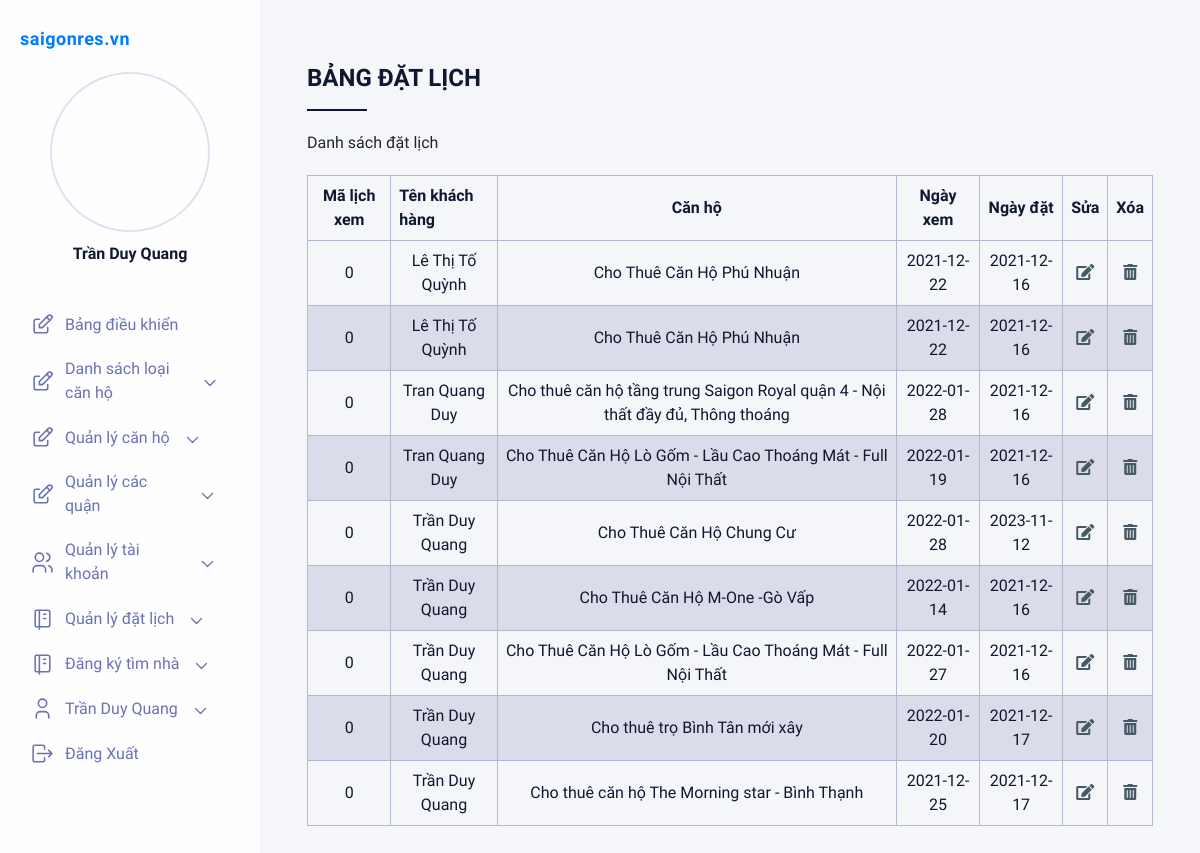
The app's page /admin/?ctrl=dat_lich&act=index (signed in) with its own data.
### tables this page shows
CREATE TABLE `dat_lich` (
  `id` int(11) NOT NULL,
  `ma_dat` int(12) NOT NULL COMMENT 'mã đặt lịch xem',
  `ma_can` int(12) NOT NULL COMMENT 'mã căn hộ',
  `ma_tk` int(12) NOT NULL COMMENT 'mã tài khoản',
  `trang_thai` tinyint(1) DEFAULT NULL,
  `ten_nguoi_dat` varchar(50) DEFAULT NULL,
  `trang_thai_lich` tinyint(4) DEFAULT NULL,
  `ghi_chu` varchar(255) DEFAULT NULL,
  `sodt` varchar(50) DEFAULT NULL,
  `gio_xem` time DEFAULT NULL,
  `ngay_dat` date DEFAULT NULL COMMENT 'ngày đặt',
  `ngay_xem` date DEFAULT NULL COMMENT 'ngày xem'
);

CREATE TABLE `khach_hang` (
  `ma_tk` int(12) NOT NULL COMMENT 'mã tài khoản',
  `ho_ten` varchar(50) NOT NULL COMMENT 'họ tên khách hàng',
  `hinh` varchar(150) DEFAULT NULL,
  `ten_tk` varchar(50) NOT NULL COMMENT 'tên tài khoản',
  `mat_khau` varchar(50) NOT NULL COMMENT 'mật khẩu',
  `sdt` varchar(50) DEFAULT NULL COMMENT 'số điện thoại',
  `kich_hoat` tinyint(1) NOT NULL DEFAULT 0 COMMENT 'kích hoạt',
  `email` varchar(50) NOT NULL COMMENT 'email',
  `vai_tro` tinyint(1) NOT NULL DEFAULT 0 COMMENT 'vai trò',
  `random_key` varchar(50) DEFAULT NULL COMMENT 'dãy số ngẫu nhiên',
  `currency` int(11) DEFAULT NULL
);

CREATE TABLE `can_ho` (
  `ma_can` int(12) NOT NULL COMMENT 'mã căn hộ',
  `ma_quan` int(12) NOT NULL COMMENT 'mã quận',
  `id` int(12) NOT NULL COMMENT 'mã phường',
  `ma_loai` int(12) NOT NULL COMMENT 'mã loại căn',
  `ma_tk` int(12) NOT NULL,
  `amount` int(11) DEFAULT NULL COMMENT 'Số phòng trống ',
  `dia_chi` varchar(255) NOT NULL COMMENT 'Địa chỉ',
  `ten_can_ho` varchar(150) DEFAULT NULL COMMENT 'tên căn hộ',
  `dien_tich` float DEFAULT NULL COMMENT 'diện tích ',
  `tang` tinyint(3) DEFAULT NULL COMMENT 'Số tầng',
  `huong_nha` tinyint(8) DEFAULT NULL COMMENT 'hướng nhà',
  `tien_ich` longtext DEFAULT NULL COMMENT 'Tiện ích',
  `chi_phi_khac` varchar(100) DEFAULT NULL COMMENT 'chi phí khác',
  `so_phong_ngu` tinyint(2) DEFAULT NULL COMMENT 'Số phòng ngủ',
  `so_phong_vs` tinyint(2) DEFAULT NULL COMMENT 'Số phòng vệ sinh',
  `gia_thue` float NOT NULL DEFAULT 0 COMMENT 'Giá thuê',
  `hinh` varchar(150) DEFAULT NULL,
  `hinha` varchar(150) DEFAULT NULL,
  `hinhb` varchar(150) DEFAULT NULL,
  `hinhc` varchar(150) DEFAULT NULL,
  `an_hien` tinyint(1) DEFAULT NULL COMMENT 'Ẩn hiện',
  `trang_thai` varchar(50) DEFAULT NULL,
  `ghi_chu` text DEFAULT NULL
);

### system/database.php (called while the page is built, shortened)
<?php
function getConnection()
{
    $opt = array(PDO::MYSQL_ATTR_INIT_COMMAND => "SET NAMES utf8", PDO::ATTR_ERRMODE => PDO::ERRMODE_EXCEPTION);
    $conn = new PDO('mysql:host=' . HOST_DB . ';dbname=' . NAME_DB, USER_DB, PASS_DB, $opt);
    return $conn;
}
function query($sql)
{
    $conn = getConnection();
    $result = $conn->query($sql);
    return $result;
}
function queryOne($sql)
{
    $conn = getConnection();
    $result = $conn->query($sql);
    $row = $result->fetch(PDO::FETCH_ASSOC);
    return $row;
}

### admin/models/dat_lich.php (called while the page is built, shortened)
<?php
require_once "../system/database.php";
function getAlldatlich(){
    $sql = "SELECT * FROM dat_lich";
    return query($sql);
}
function showKhachhangdatlich($ma_kh){
     $sql = "SELECT * FROM khach_hang WHERE ma_tk = '$ma_kh'";
     return queryOne($sql);
}
function showCanhodatlich($ma_can){
    $sql = "SELECT * FROM can_ho WHERE ma_can = '$ma_can'";
    return queryOne($sql);
}
?>

### admin/view/dat_lich-index.php (the view)
<div class="right__title">Bảng đặt lịch</div>
<div class="right__table">
    <p class="right__tableTitle">Danh sách đặt lịch</p>
    <div class="right__tableWrapper">
        <table>
            <thead>
                <tr>
                    <th>Mã lịch xem</th>
                    <th style="text-align: left;">Tên khách hàng</th>
                    <th>Căn hộ</th>
                    <th>Ngày xem</th>
                    <th>Ngày đặt</th>
                    <th>Sửa</th>
                    <th>Xóa</th>
                </tr>
            </thead>
            <tbody>
                <?php foreach($ds_dl as $ds){ ?>
                <tr>
                    <td><?=$ds['ma_dat']?></td>
                    <td><?php $tenkh = showKhachhangdatlich($ds['ma_tk']); echo $tenkh['ho_ten']; ?></td>
                    <td><?php $tencan = showCanhodatlich($ds['ma_can']); echo $tencan['ten_can_ho']; ?></td>
                    <td><?=$ds['ngay_xem']?></td>
                    <td><?=$ds['ngay_dat']?></td>
                    <td>
                        <a href="?ctrl=dat_lich&act=edit&ma_dl=<?=$ds['ma_dat']?>" style="color: #455A64;"><i class="fas fa-edit"></i></a>
                    </td>
                    <td>
                    <a href="javascript:Delete('<?=ADMIN_URL?>/admin/?ctrl=dat_lich&act=delete&ma_dl=<?=$ds['ma_dat']?>')" style="color: #455A64;"><i class="fas fa-trash-alt"></i></a>
                    </td>
                </tr>
                <?php } ?>
            </tbody>
        </table>
    </div>
</div>

### admin/view/css/main.css (style rules this page uses)
* { margin: 0; padding: 0; list-style: none; border: 0; -webkit-tap-highlight-color: transparent; text-decoration: none; color: inherit; box-sizing: border-box; }
body { font-family: "Muli", sans-serif; background-color: #E2DFF2; }
.right__title { color: #10182F; font-size: 24px; font-weight: bold; text-transform: uppercase; position: relative; padding-bottom: 15px; margin-bottom: 20px; }
.right__title:before { content: ''; position: absolute; width: 60px; height: 2px; background-color: #10182F; bottom: 0; }
.right__tableTitle { margin-bottom: 20px; }
.right table { border-collapse: collapse; width: 100%; margin-bottom: 10px; }
.right table td, .right table th { border: 1px solid #b2b9ce; text-align: left; padding: 8px; color: #10182F; }
.right table tr:nth-child(even) { background-color: #dadce9; }
.right table th { text-align: center; }
.right table td { text-align: center; }

### records on screen
dat_lich: ma_dat "0", khach_hang.ho_ten "Lê Thị Tố Quỳnh", can_ho.ten_can_ho "Cho Thuê Căn Hộ Phú Nhuận", ngay_xem "2021-12-22", ngay_dat "2021-12-16"
dat_lich: ma_dat "0", khach_hang.ho_ten "Lê Thị Tố Quỳnh", can_ho.ten_can_ho "Cho Thuê Căn Hộ Phú Nhuận", ngay_xem "2021-12-22", ngay_dat "2021-12-16"
dat_lich: ma_dat "0", khach_hang.ho_ten "Tran Quang Duy", can_ho.ten_can_ho "Cho thuê căn hộ tầng trung Saigon Royal quận 4 - Nội thất đầy đủ, Thông thoáng", ngay_xem "2022-01-28", ngay_dat "2021-12-16"
dat_lich: ma_dat "0", khach_hang.ho_ten "Tran Quang Duy", can_ho.ten_can_ho "Cho Thuê Căn Hộ Lò Gốm - Lầu Cao Thoáng Mát - Full Nội Thất", ngay_xem "2022-01-19", ngay_dat "2021-12-16"
dat_lich: ma_dat "0", khach_hang.ho_ten "Trần Duy Quang", can_ho.ten_can_ho "Cho Thuê Căn Hộ Chung Cư", ngay_xem "2022-01-28", ngay_dat "2023-11-12"
dat_lich: ma_dat "0", khach_hang.ho_ten "Trần Duy Quang", can_ho.ten_can_ho "Cho Thuê Căn Hộ M-One -Gò Vấp", ngay_xem "2022-01-14", ngay_dat "2021-12-16"
dat_lich: ma_dat "0", khach_hang.ho_ten "Trần Duy Quang", can_ho.ten_can_ho "Cho Thuê Căn Hộ Lò Gốm - Lầu Cao Thoáng Mát - Full Nội Thất", ngay_xem "2022-01-27", ngay_dat "2021-12-16"
dat_lich: ma_dat "0", khach_hang.ho_ten "Trần Duy Quang", can_ho.ten_can_ho "Cho thuê trọ Bình Tân mới xây", ngay_xem "2022-01-20", ngay_dat "2021-12-17"
dat_lich: ma_dat "0", khach_hang.ho_ten "Trần Duy Quang", can_ho.ten_can_ho "Cho thuê căn hộ The Morning star - Bình Thạnh", ngay_xem "2021-12-25", ngay_dat "2021-12-17"

### other values on screen
$_SESSION['user'] "Trần Duy Quang"
